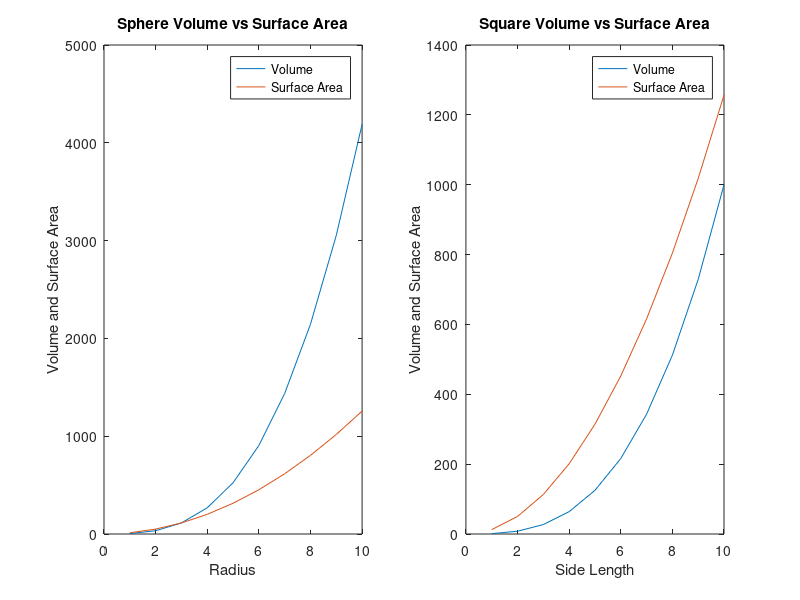

Here is the MATLAB script that generated this plot:
% Nicholas Kawwas (40124338)
% ELEC 342 UK-X Lab 1 - Question 1
 
clc;
clear all;
close all;
 
r = 1:10;
v_sp = 4/3*pi*(r.^3);
s_sp = 4*pi*(r.^2);
 
v_sq = r.^3;
s_sq = 6*(r.^2);
 
subplot(1, 2, 1)
plot(r, v_sp, r, s_sp)
title('Sphere Volume vs Surface Area')
xlabel('Radius')
ylabel('Volume and Surface Area')
legend('Volume', 'Surface Area')
 
hold on
 
subplot(1, 2, 2)
plot(r, v_sq, r, s_sp)
title('Square Volume vs Surface Area')
xlabel('Side Length')
ylabel('Volume and Surface Area')
legend('Volume', 'Surface Area')
 
hold off
